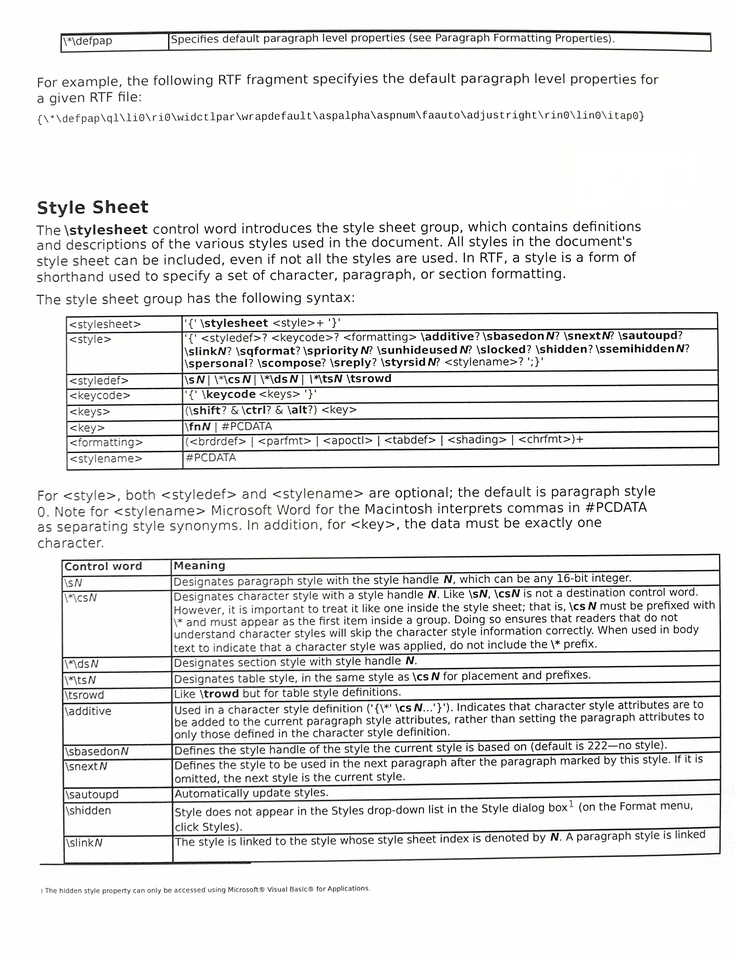
#> input picture root-me/yellowDot/ch18.png, 735 x 960 px, shrunk from 1649 x 2155 before the run
$ python yellowDot.py
#> lines starting #> are read from the running program, lines starting #| are printed output that depends on the picture
from PIL import Image

# If an image has been scan from a printer (ex: ch18.png)
blue = Image.open("ch18.png").split()[2]
blue.point(lambda x: (256-x)**2).show()
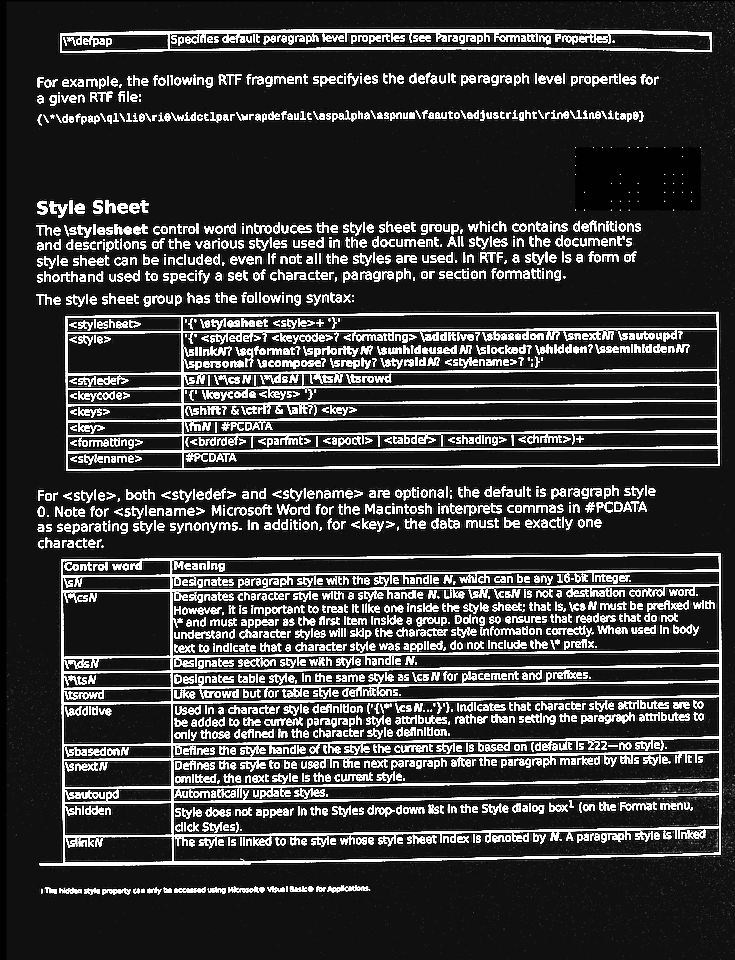
#> shown: PIL image 735x960 L; min 1, max 255, mean 60.2
# yellow dot are visible and date & time can be deduct

######## Also try this
# https://github.com/dfd-tud/deda
